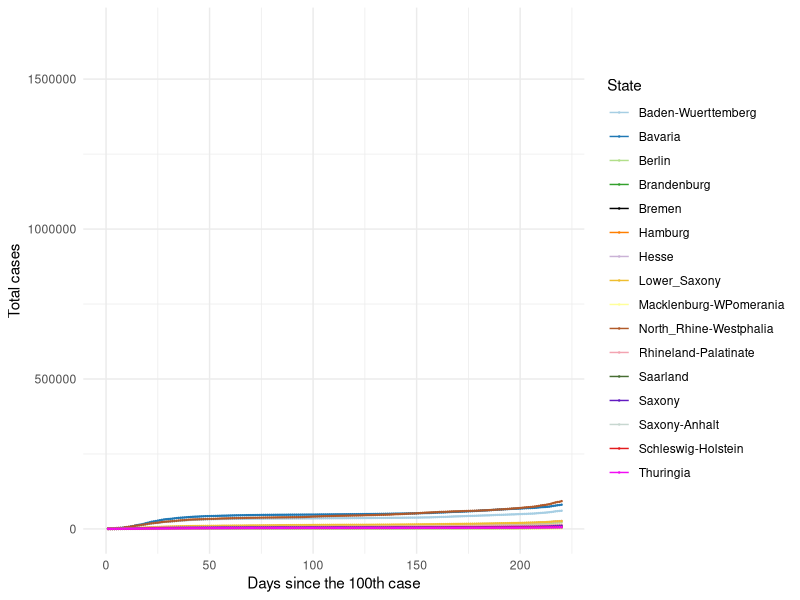
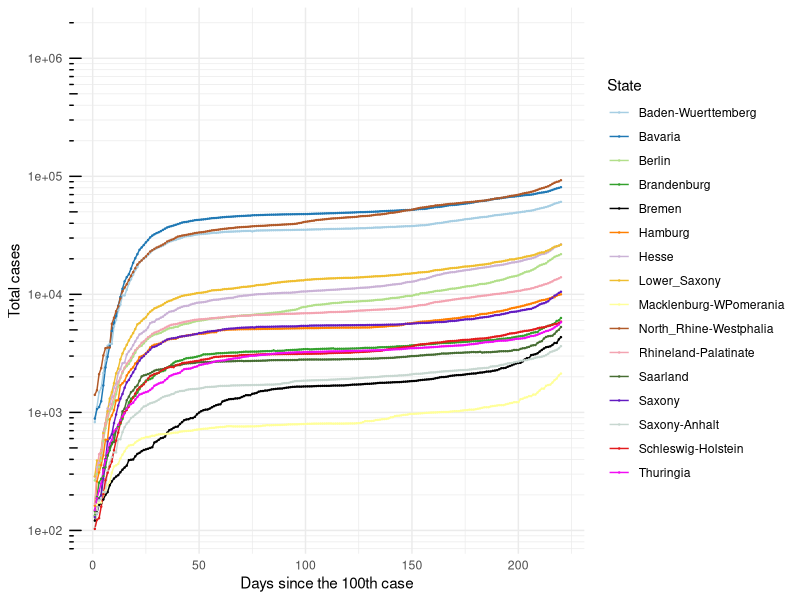
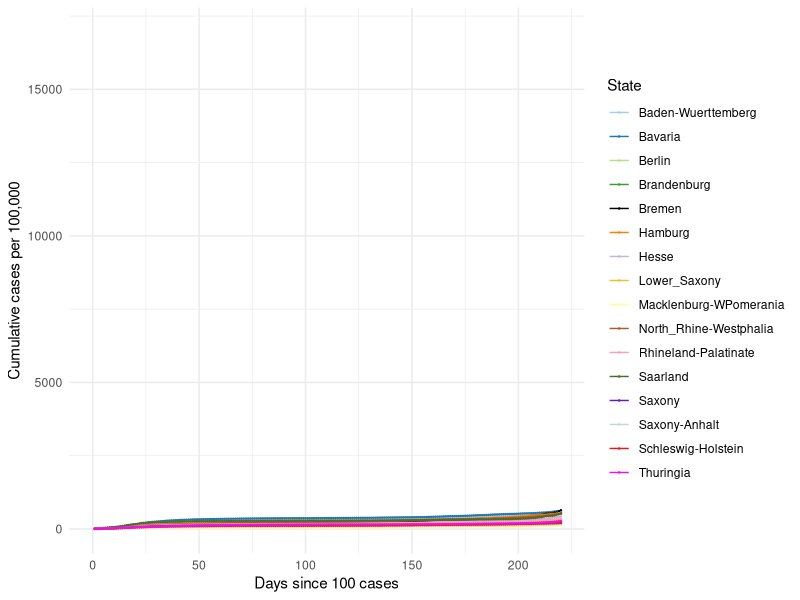
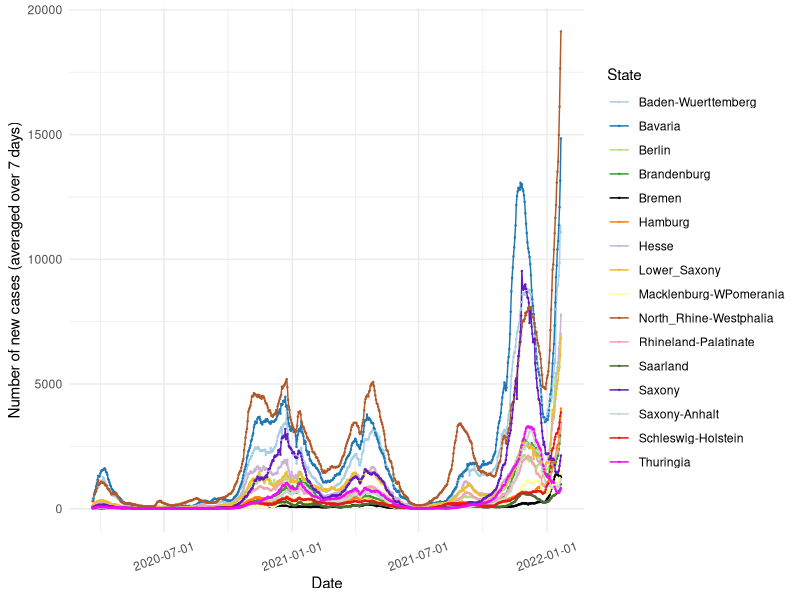
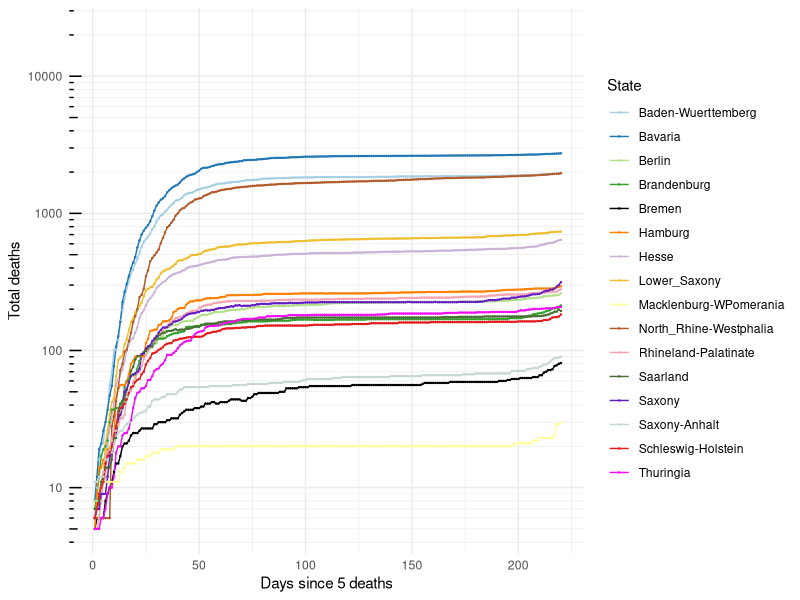
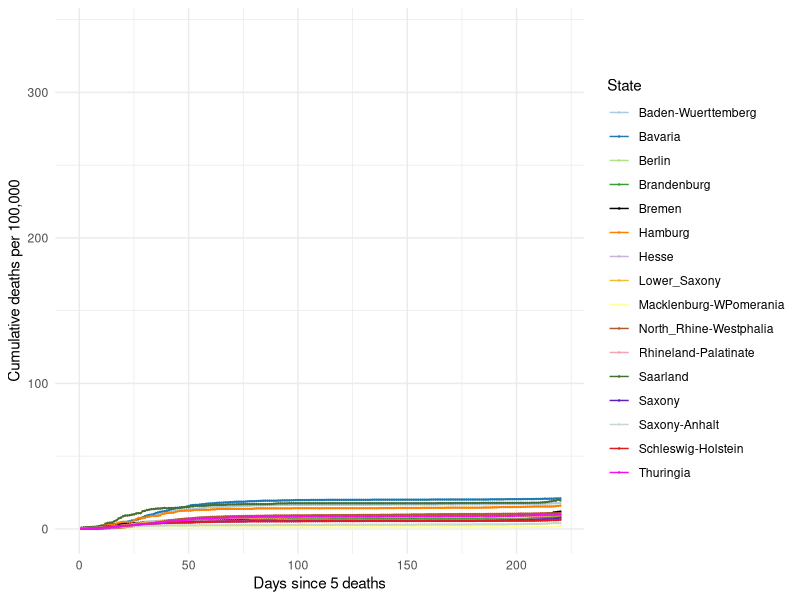
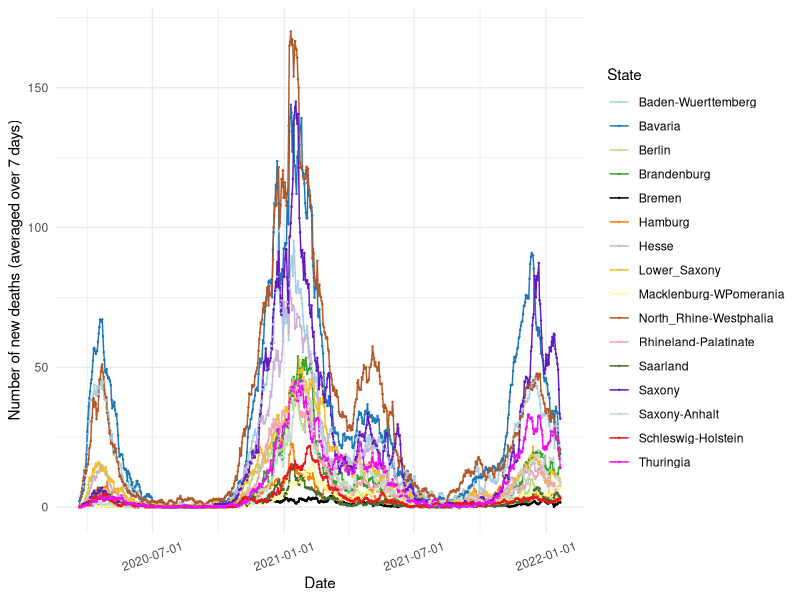

Source code (R) for these figures, in order:
## ---- chunk 1

knitr::opts_chunk$set(echo=TRUE, collapse = TRUE)

libload<-function(...) {
    libs<-unlist(list(...))
    req<-unlist(lapply(libs,require,character.only=TRUE))
    need<-libs[req==FALSE]
    if(length(need)>0){ 
        install.packages(need, repos = "https://ftp.fau.de/cran/")
        lapply(need, require, character.only=TRUE)
    }
}
packages <- c("data.table", "ggplot2", "dplyr", "stats", "RColorBrewer", "readr", "here", "scales")
libload(packages)


`%notin%` <- function(x,y) !(x %in% y) 
cumulative.cases <- read_csv(here("static", "data", "Germany10States.csv"))
germany.16states <- read_csv(here("static", "data", "Germany16States.csv"))

colors16 <- c('#A6CEE3', '#1F78B4', '#B2DF8A', '#33A02C',
              '#000000', '#FF7F00', '#CAB2D6', 
              '#EFBE2F', '#FFFF99', '#B15928', '#F3A3B1', '#466D32',
              '#621AC1', '#C7D7D0', '#E31A1C','#F20CF4', '#123456')

## ---- chunk 2

## 16 States with the highest cumulative cases ##
#################################################

#states.filter <- cumulative.cases[cumulative.cases$Days_100 > 0,]
#states.sel <- unique(states.filter$State)

# Choose all the data points for the selected countries starting from Days_100 > 0
#states.final <- cumulative.cases[cumulative.cases$Days_100 > 0,]
states.final <- germany.16states[germany.16states$Days_100 > 0,]

# Plot 1 == Linear scale for total number of cases
cum.plot <- ggplot(data=states.final, aes(x=Days_100, y=Total_Cases, group=State, color=State)) +
            geom_line() + geom_point(size = 0.2) +     
          #  scale_color_brewer(palette = 'Paired') + 
            scale_colour_manual(name= "State", values= colors16) +
            scale_x_continuous('Days since the 100th case', limits=c(0,220)) + 
            scale_y_continuous("Total cases") + 
            #ggtitle('Linear scale') +
            theme_minimal()

print(cum.plot) 

## ---- chunk 3

## Logarithmic scale ##
#######################

base_breaks <- function(n = 10){
  function(x) {
    axisTicks(log10(range(x, na.rm = TRUE)), log = TRUE, n = n)
  }
}

logbreaks <- 10^(-10:10)
logminor_breaks <- rep(1:9, 21)*(10^rep(-10:10, each=9))

cum.plot2 <- ggplot(data=states.final, aes(x=Days_100, y=Total_Cases, group=State, color=State)) +
             geom_line() + geom_point(size=0.2) + 
          #   scale_color_brewer(palette = 'Paired') +
             scale_colour_manual(name= "State", values= colors16) +
             scale_x_continuous(name='Days since the 100th case', limits=c(0,220)) + 
             scale_y_continuous(name="Total cases", trans = 'log10', breaks = logbreaks, minor_breaks = logminor_breaks) +
             annotation_logticks(sides="l") + 
             #ggtitle('Logarithmic scale') +
             theme_minimal()

print(cum.plot2)

## ---- chunk 4

#states16.filter <- germany.16states[germany.16states$Days_100 > 0,]
#states16.sel <- unique(states16.filter$State)

# Choose all the data points for the selected countries starting from Days_100 > 0 
#states16.final <- states16.filter[states16.filter$State %in% states16.sel & states16.filter$Days_100 > 0,]

states16.final <- germany.16states[germany.16states$Days_100 > 0,]

# Plot 1 == Linear scale for total number of cases
per100.plot <- ggplot(data=states16.final, aes(x=Days_100, y=Per100, group=State, color=State)) +
            geom_line() + geom_point(size = 0.2) + 
            # scale_color_brewer(palette = 'Paired') +
            scale_colour_manual(name= "State", values= colors16) +
            scale_x_continuous('Days since 100 cases', limits=c(0,220)) + 
            scale_y_continuous("Cumulative cases per 100,000") + 
            #ggtitle('Linear scale') +
            theme_minimal()

print(per100.plot)

## ---- chunk 5
#new.cases <- read_csv(here("static", "data", "GermanyNewCases10States.csv"))

new7days <- states.final[states.final$Avg_7days > 0,]
new7days$Dates <- as.Date(new7days$Dates)

newcase7.plot <- ggplot(data=new7days, aes(x=Dates, y=Avg_7days, group=State, color=State)) +
            geom_line() + geom_point(size = 0.2) + 
       #     scale_color_brewer(palette = 'Paired') +
            scale_colour_manual(name= "State", values= colors16) +
            scale_x_date(name='Date', labels=date_format('%Y-%m-%d')) + 
            scale_y_continuous(name="Number of new cases (averaged over 7 days)") + 
            #ggtitle('Linear scale') +
            theme_minimal() + theme(axis.text.x = element_text(angle=20, hjust=0.5, vjust=0.5))

print(newcase7.plot)
 
## ---- chunk 6
#num.deaths <- read_csv(here("static", "data", "GermanyTotalDeaths10States.csv"))

# Choose all the data points for the selected countries starting from Days_5 > 0
deaths.final <- states.final[states.final$DeathsDays_5 > 0,]

# Plot 1 == Linear scale for total number of cases
deaths.plot <- ggplot(data=deaths.final, aes(x=DeathsDays_5, y=Deaths, group=State, color=State)) +
   geom_line() + geom_point(size = 0.2) + 
  # scale_color_brewer(palette = 'Paired') +
   scale_colour_manual(name= "State", values= colors16) +
   scale_x_continuous('Days since 5 deaths', limits=c(0,220)) + 
   scale_y_continuous("Total deaths", trans = 'log10', breaks = logbreaks, 
                      minor_breaks = logminor_breaks) +
   annotation_logticks(sides="l") + 
   #ggtitle('Linear scale') +
   theme_minimal()

print(deaths.plot)

## ---- chunk 7

states16.final <- germany.16states[germany.16states$DeathsDays_5 > 0,]

# Plot 1 == Linear scale for total number of cases
deathper100.plot <- ggplot(data=states16.final, aes(x=DeathsDays_5, y=DeathPer100, group=State, color=State)) +
            geom_line() + geom_point(size = 0.2) + 
            # scale_color_brewer(palette = 'Paired') +
            scale_colour_manual(name= "State", values= colors16) +
            scale_x_continuous('Days since 5 deaths', limits=c(0,220)) + 
            scale_y_continuous("Cumulative deaths per 100,000") + 
            #ggtitle('Linear scale') +
            theme_minimal()

print(deathper100.plot)

## ---- chunk 8
#new.cases <- read_csv(here("static", "data", "GermanyNewCases10States.csv"))

states.final$Dates <- as.Date(states.final$Dates)
death7days <- states.final
death7days <- death7days[death7days$Dates > as.Date('2020-03-20'),]

death7days.plot <- ggplot(data=death7days, aes(x=Dates, y=Death_7days, group=State, color=State)) +
            geom_line() + geom_point(size = 0.2) + 
       #     scale_color_brewer(palette = 'Paired') +
            scale_colour_manual(name= "State", values= colors16) +
            scale_x_date(name='Date', labels=date_format('%Y-%m-%d')) + 
            scale_y_continuous(name="Number of new deaths (averaged over 7 days)") + 
           
            #ggtitle('Linear scale') +
            theme_minimal() + theme(axis.text.x = element_text(angle=20, hjust=0.5, vjust=0.5))

print(death7days.plot)
 
